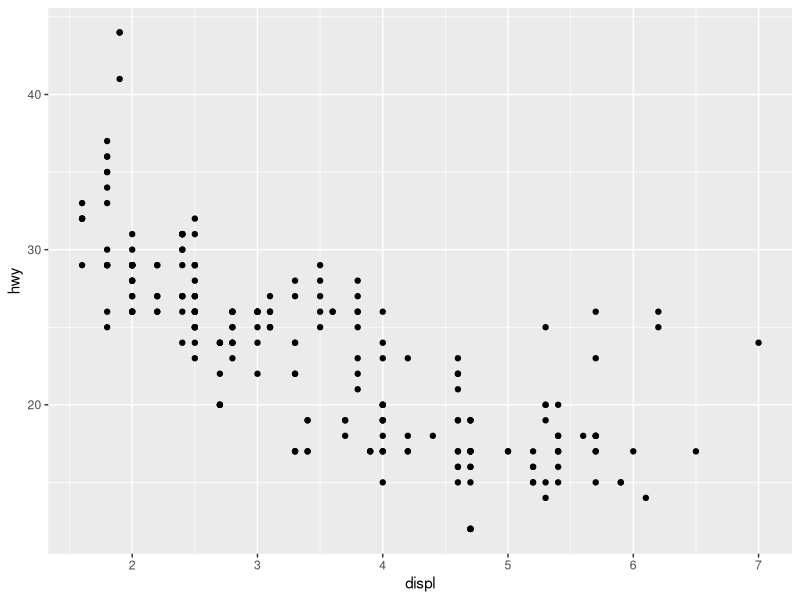
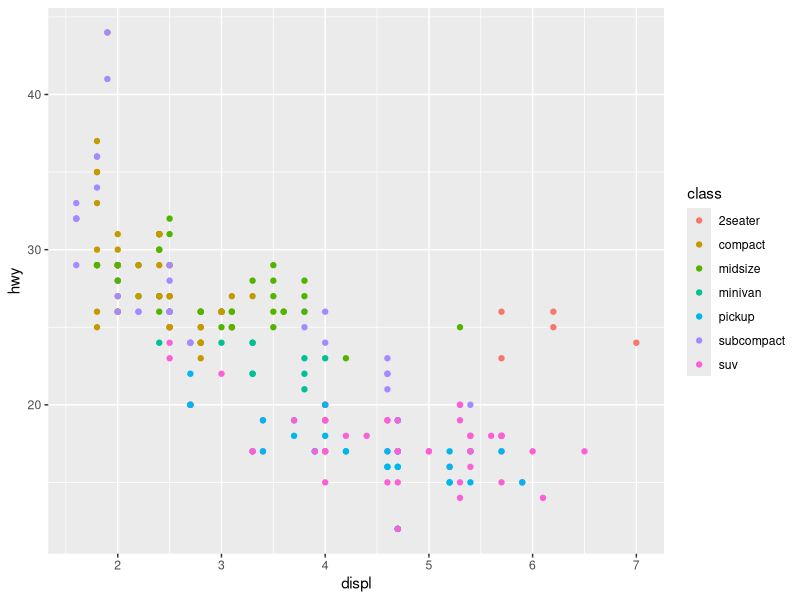
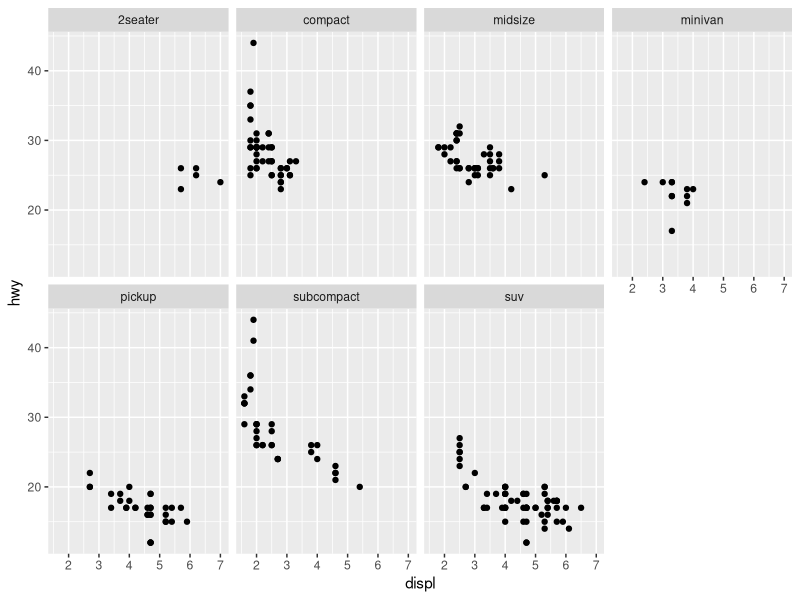
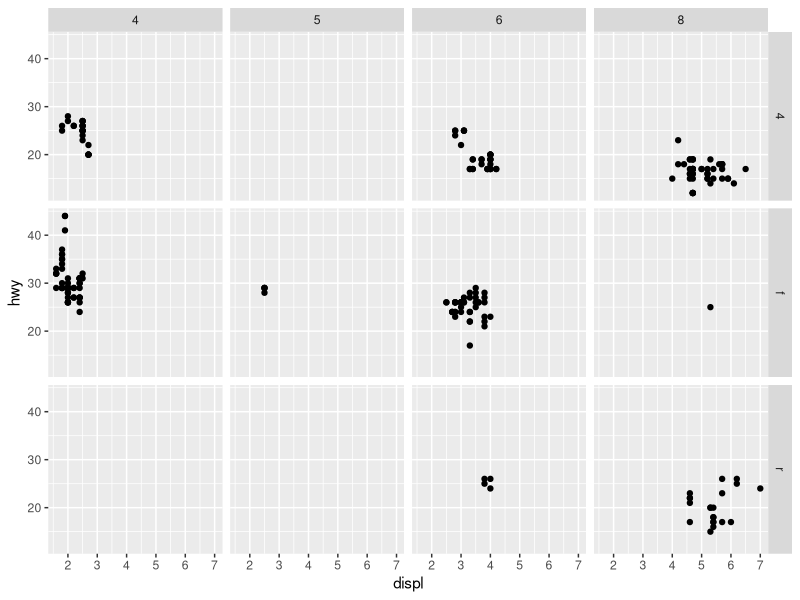
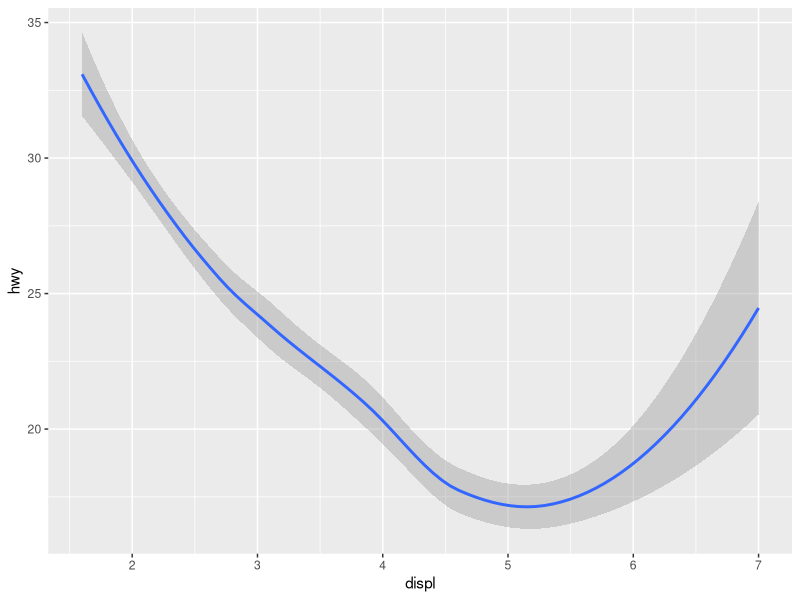
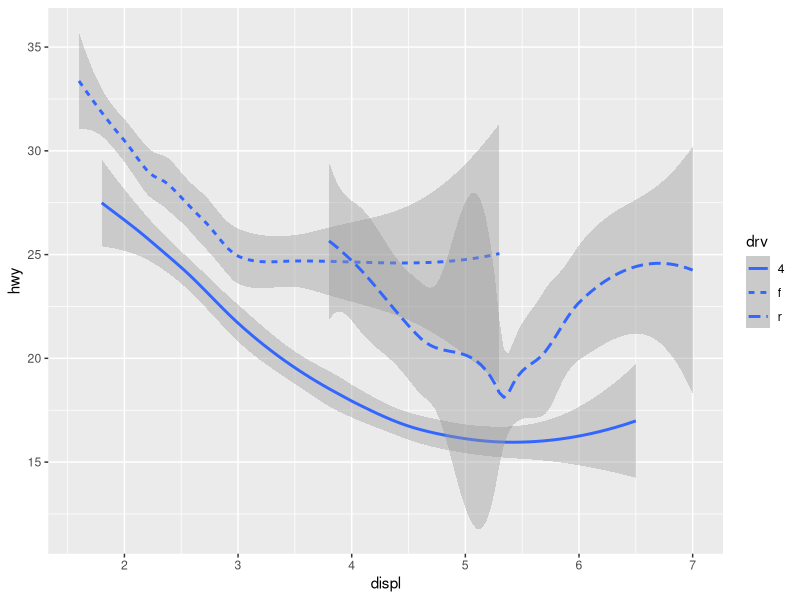
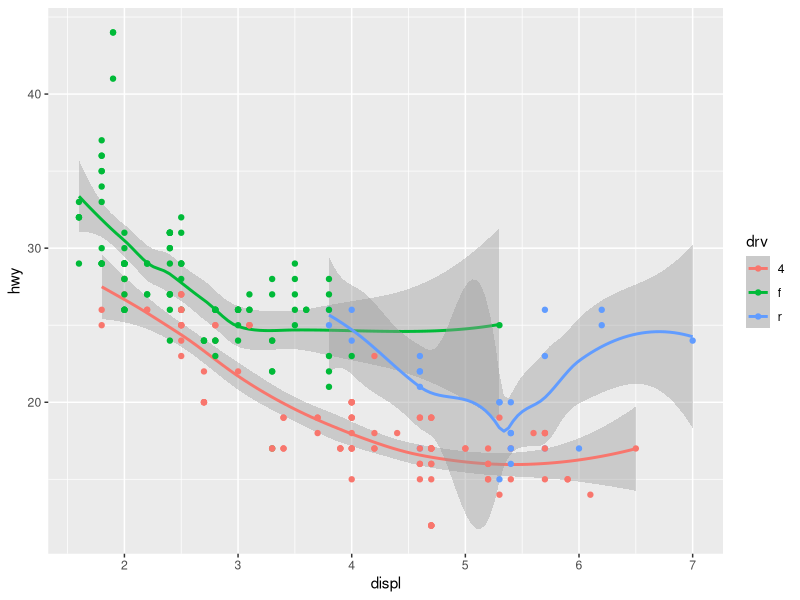

Source code (R) for these figures, in order:
## ---- chunk 1
# Install tidyverse packages 
install.packages('tidyverse')
## ---- chunk 2
# Use the gplot package
library(ggplot2)
## ---- chunk 3
library(tidyverse)
## ---- chunk 4
# type mpg in the command line and it will call the data 
mpg
## ---- chunk 5

ggplot(data = mpg) +
  geom_point(mapping=aes(x=displ, y=hwy)) 
## ---- chunk 6
ggplot(data = mpg) + 
  geom_point(mapping=aes(x=displ, y=hwy, color = class)) 
## ---- chunk 7
ggplot(data = mpg) + 
  geom_point(mapping = aes(x = displ, y = hwy)) + 
  facet_wrap(~ class, nrow = 2) # nrow = number of rows 

## ---- chunk 8
ggplot(data = mpg) + 
  geom_point(mapping = aes(x = displ, y = hwy)) + 
  facet_grid(drv ~ cyl)
## ---- chunk 9
ggplot(data = mpg) + 
  geom_smooth(mapping = aes(x = displ, y = hwy)) 
## ---- chunk 10
ggplot(data = mpg) + 
  geom_smooth(mapping = aes(x = displ, y = hwy, linetype = drv))
## ---- chunk 11
ggplot(data = mpg) + 
  geom_smooth(mapping = aes(x = displ, y = hwy, color = drv)) +
  geom_point(mapping = aes(x = displ, y = hwy, color = drv))
